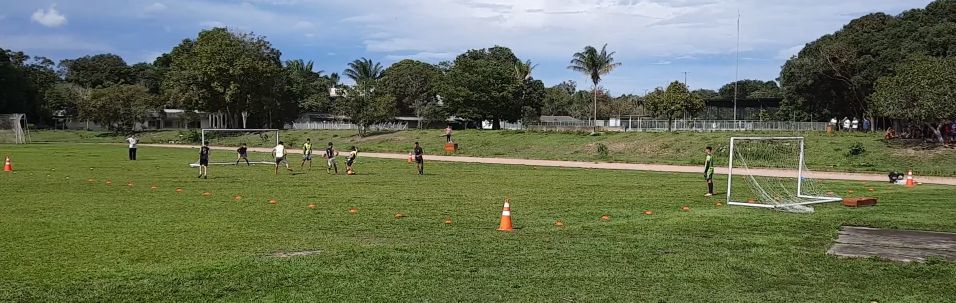
#> input picture 7_delimitarCampo_v3/campo_A51.png, 1912 x 605 px (shown at 1/2 size)
$ python homografiaCampo.py
#> lines starting #> are read from the running program, lines starting #| are printed output that depends on the picture; after the words box and inside, x2 and y2 are one past the last pixel; in counts of white or black regions, pixels touching at a corner belong together
import cv2
import numpy as np
import matplotlib.pyplot as plt

# Read source image.
img_src = cv2.imread('campo_A51.png')
#> img_src is the input picture: shape (605, 1912, 3); mean B, G, R 86.3, 111.8, 102.5

# Four corners of the 3D court + mid-court circle point in source image
# Start top-left corner and go anti-clock wise + mid-court circle point
pts_src = np.array([[13, 341], [1011, 460], #A, B
                [1819, 371], [820, 322]])  #C, D

# cv2.fillPoly(img_src, [pts_src], 255)
cv2.polylines(img_src, [pts_src], isClosed=True, color=[255, 0, 0], thickness=2)
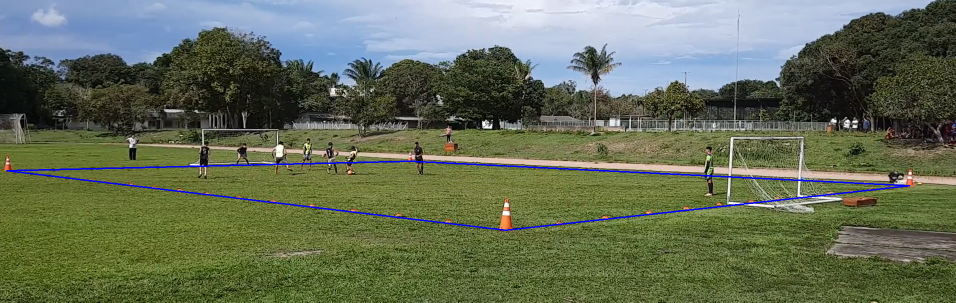
#> img_src: shape (605, 1912, 3) (shown at 1/2 size); 0.93% of pixels changed, all inside (x1, y1, x2, y2) = (12, 321, 1821, 462)

plt.imshow(img_src)
plt.title('Original')
plt.show()

# # Read destination image.
# img_dst = cv2.imread('campo_futebol2.png')
#
# # Four corners of the court + mid-court circle point in destination image
# # Start top-left corner and go anti-clock wise + mid-court circle point
# # pts_dst = np.array([[544,1056], [1388,1056], #A1, C2
# #                 [1552, 434], [1552, 2], #C1, B2
# #                 [4, 2], [4, 406]])  #B1, A2
#
# pts_dst = np.array([[360,1056], [1200,1056], #A1, C2
#                 [1552, 445], [1549, 2], #C1, B2
#                 [5, 5], [5, 390]])  #B1, A2
#
# cv2.fillPoly(img_dst, [pts_dst], 255)
#
# plt.figure()
# plt.imshow(img_dst)
# #plt.show()
#
# #Calculate Homography
# h, status = cv2.findHomography(pts_src, pts_dst)
#
# img_src = cv2.imread('campo_s20.png')
# # Warp source image to destination based on homography
# img_out = cv2.warpPerspective(img_src, h, (img_src.shape[1], img_src.shape[0]),flags=cv2.INTER_LINEAR)
# # cv2.imshow("Warped", img_out)
# # cv2.waitKey(0)
# #
# cv2.imwrite("output.jpg", img_out)

$ run again, with 7_delimitarCampo_v3/campo_futebol2.png copied over 7_delimitarCampo_v3/campo_A51.png
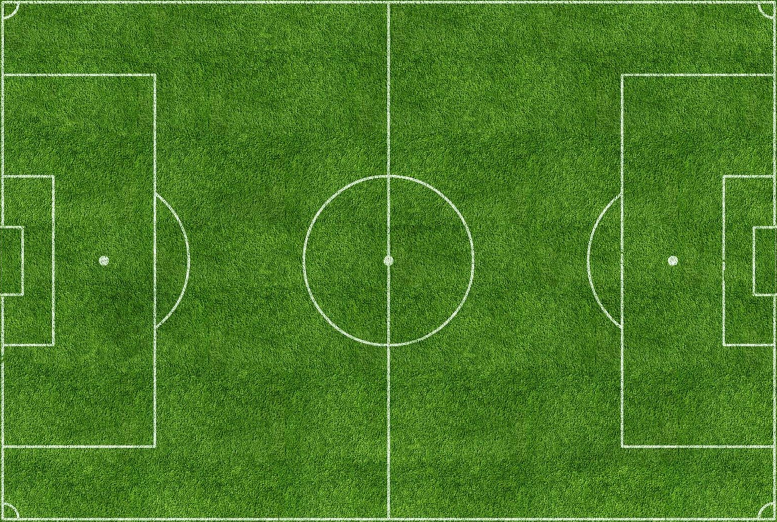
#> input picture 7_delimitarCampo_v3/campo_futebol2.png, 1554 x 1043 px (shown at 1/2 size)
#> img_src is the input picture: shape (1043, 1554, 3); mean B, G, R 37.7, 123.4, 73.8
#> `cv2.polylines(img_src, [pts_src], isClosed=True, color=[255, 0, 0], th..`:
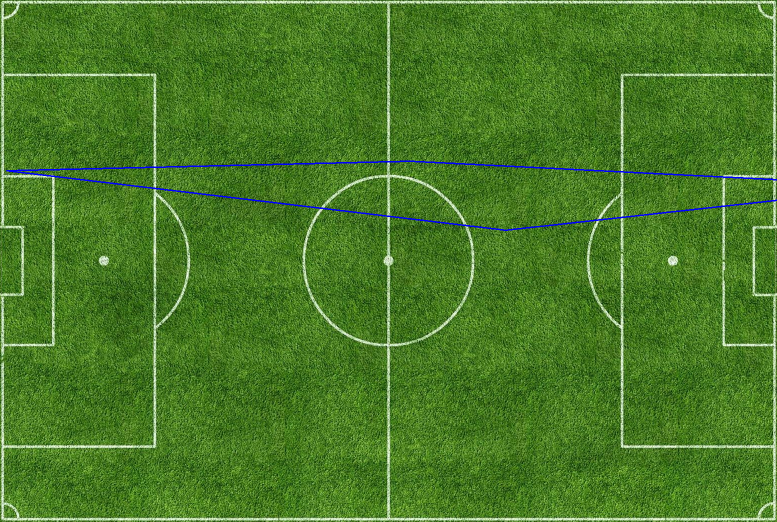
#> img_src: shape (1043, 1554, 3) (shown at 1/2 size); 0.57% of pixels changed, all inside (x1, y1, x2, y2) = (12, 321, 1554, 462)

$ run again, with 4_DetectionColor _v2/campo_s20.png copied over 7_delimitarCampo_v3/campo_A51.png
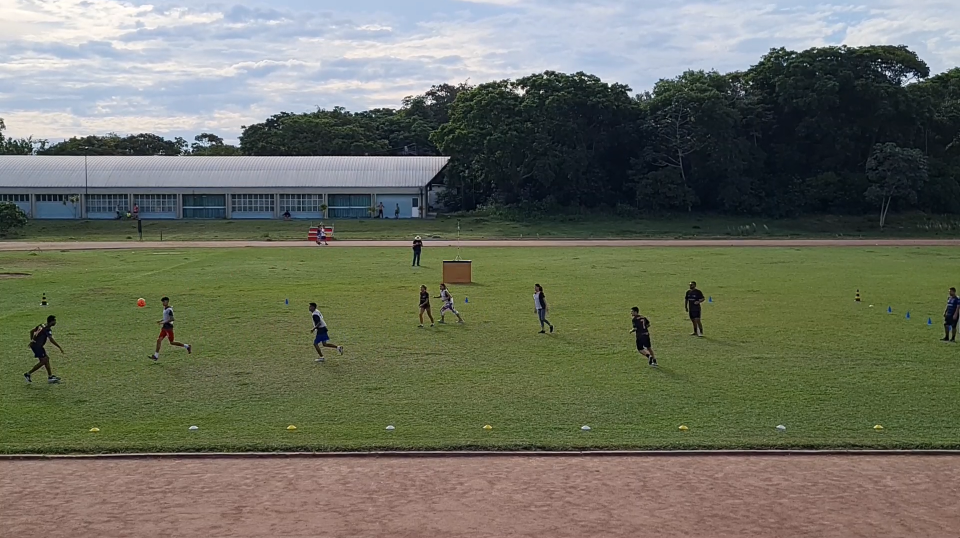
#> input picture 4_DetectionColor _v2/campo_s20.png, 1920 x 1076 px (shown at 1/2 size)
#> img_src is the input picture: shape (1076, 1920, 3); mean B, G, R 96.2, 111.2, 108.2
#> `cv2.polylines(img_src, [pts_src], isClosed=True, color=[255, 0, 0], th..`:
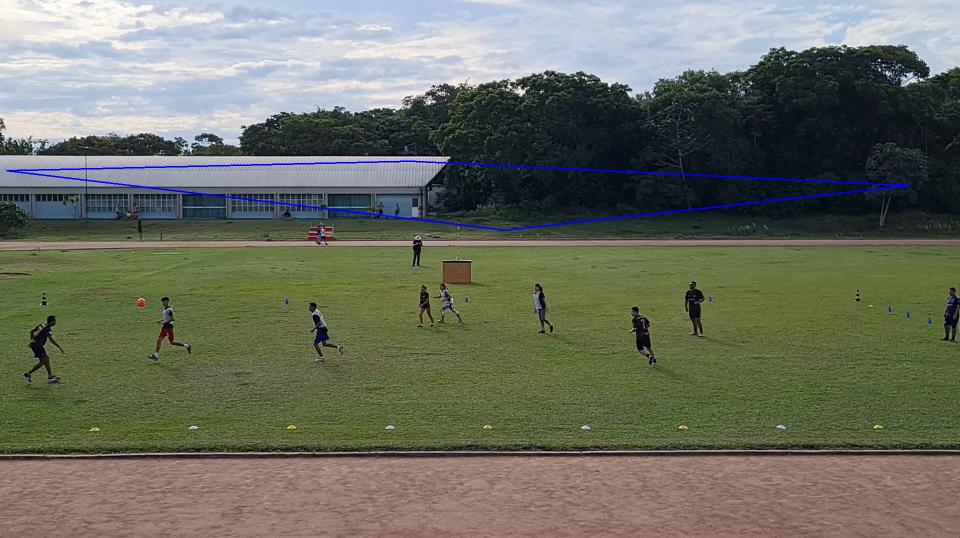
#> img_src: shape (1076, 1920, 3) (shown at 1/2 size); 0.52% of pixels changed, all inside (x1, y1, x2, y2) = (12, 321, 1821, 462)
